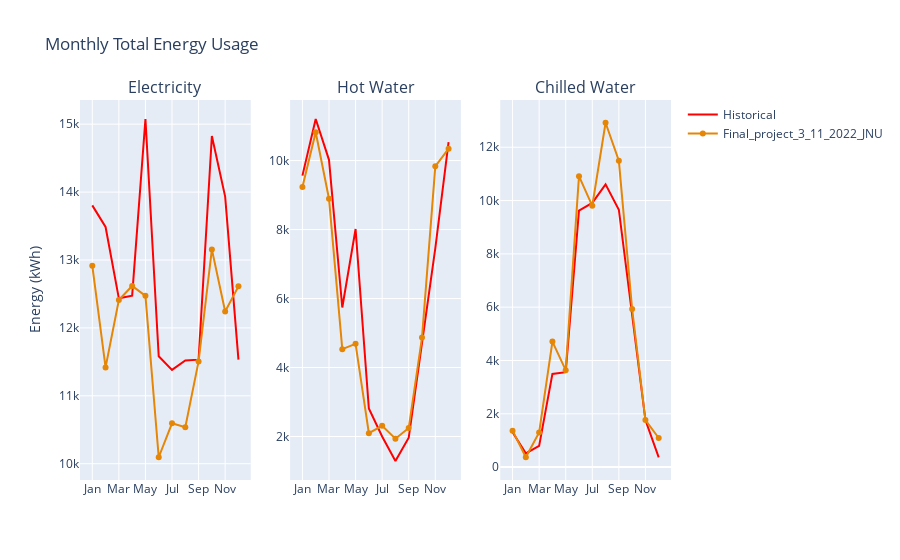

Write notebook code for a chart like this one.
### Code cell
# plot monthly 
fig = c.plot_datasets_monthly()
# fig

### Figure 1 — Plotly figure (JSON) as saved in the notebook; plotly's stock layout.template omitted (floating-point values rounded to 4 significant figures)
{"data": [{"legendgroup": "Months", "line": {"color": "red"}, "mode": "lines", "name": "Historical", "showlegend": true, "type": "scatter", "x": ["Jan", "Feb", "Mar", "Apr", "May", "Jun", "Jul", "Aug", "Sep", "Oct", "Nov", "Dec"], "xaxis": "x", "y": [13800.0, 13490.0, 12440.0, 12480.0, 15080.0, 11580.0, 11380.0, 11520.0, 11530.0, 14830.0, 13930.0, 11530.0], "yaxis": "y"}, {"legendgroup": "Months", "line": {"color": "red"}, "mode": "lines", "name": "Historical", "showlegend": false, "type": "scatter", "x": ["Jan", "Feb", "Mar", "Apr", "May", "Jun", "Jul", "Aug", "Sep", "Oct", "Nov", "Dec"], "xaxis": "x2", "y": [9564.0, 11210.0, 10020.0, 5740.0, 8016.0, 2813.0, 1999.0, 1290.0, 1966.0, 4721.0, 7453.0, 10540.0], "yaxis": "y2"}, {"legendgroup": "Months", "line": {"color": "red"}, "mode": "lines", "name": "Historical", "showlegend": false, "type": "scatter", "x": ["Jan", "Feb", "Mar", "Apr", "May", "Jun", "Jul", "Aug", "Sep", "Oct", "Nov", "Dec"], "xaxis": "x3", "y": [1309.0, 517.9, 798.2, 3495.0, 3561.0, 9626.0, 9910.0, 10610.0, 9656.0, 5664.0, 1767.0, 365.6], "yaxis": "y3"}, {"legendgroup": "Months", "line": {"color": "rgb(229, 134, 6)"}, "mode": "lines+markers", "name": "Final_project_3_11_2022_JNU", "showlegend": true, "type": "scatter", "x": ["Jan", "Feb", "Mar", "Apr", "May", "Jun", "Jul", "Aug", "Sep", "Oct", "Nov", "Dec"], "xaxis": "x", "y": [12920.0, 11420.0, 12410.0, 12620.0, 12470.0, 10090.0, 10600.0, 10540.0, 11510.0, 13160.0, 12240.0, 12610.0], "yaxis": "y"}, {"legendgroup": "Months", "line": {"color": "rgb(229, 134, 6)"}, "mode": "lines+markers", "name": "Final_project_3_11_2022_JNU", "showlegend": false, "type": "scatter", "x": ["Jan", "Feb", "Mar", "Apr", "May", "Jun", "Jul", "Aug", "Sep", "Oct", "Nov", "Dec"], "xaxis": "x2", "y": [9234.0, 10820.0, 8893.0, 4532.0, 4686.0, 2095.0, 2311.0, 1936.0, 2245.0, 4868.0, 9833.0, 10340.0], "yaxis": "y2"}, {"legendgroup": "Months", "line": {"color": "rgb(229, 134, 6)"}, "mode": "lines+markers", "name": "Final_project_3_11_2022_JNU", "showlegend": false, "type": "scatter", "x": ["Jan", "Feb", "Mar", "Apr", "May", "Jun", "Jul", "Aug", "Sep", "Oct", "Nov", "Dec"], "xaxis": "x3", "y": [1368.0, 369.8, 1303.0, 4709.0, 3638.0, 10910.0, 9803.0, 12920.0, 11490.0, 5931.0, 1766.0, 1091.0], "yaxis": "y3"}], "layout": {"annotations": [{"font": {"size": 16}, "showarrow": false, "text": "Electricity", "x": 0.1444, "xanchor": "center", "xref": "paper", "y": 1, "yanchor": "bottom", "yref": "paper"}, {"font": {"size": 16}, "showarrow": false, "text": "Hot Water", "x": 0.5, "xanchor": "center", "xref": "paper", "y": 1, "yanchor": "bottom", "yref": "paper"}, {"font": {"size": 16}, "showarrow": false, "text": "Chilled Water", "x": 0.8556, "xanchor": "center", "xref": "paper", "y": 1, "yanchor": "bottom", "yref": "paper"}], "title": {"text": "Monthly Total Energy Usage"}, "xaxis": {"anchor": "y", "domain": [0, 0.2889]}, "xaxis2": {"anchor": "y2", "domain": [0.3556, 0.6444]}, "xaxis3": {"anchor": "y3", "domain": [0.7111, 1]}, "yaxis": {"anchor": "x", "domain": [0, 1], "title": {"text": "Energy (kWh)"}}, "yaxis2": {"anchor": "x2", "domain": [0, 1]}, "yaxis3": {"anchor": "x3", "domain": [0, 1]}}}
